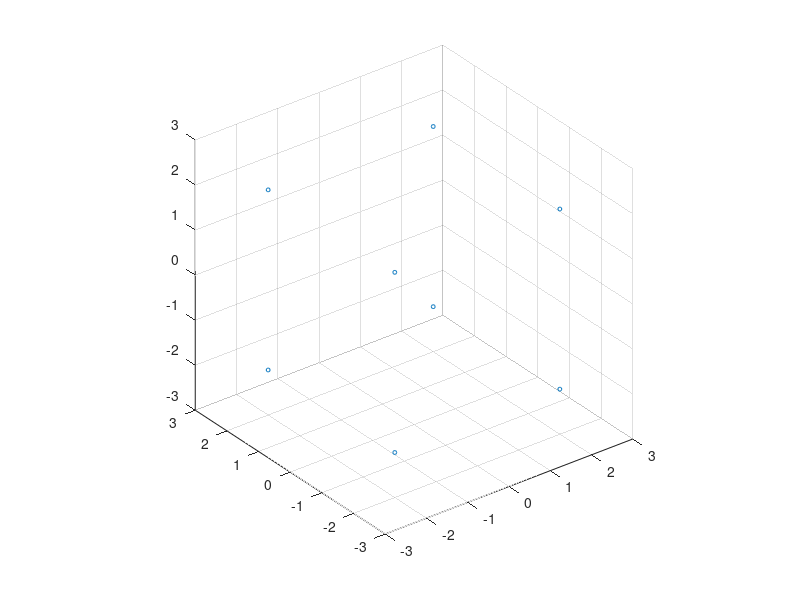
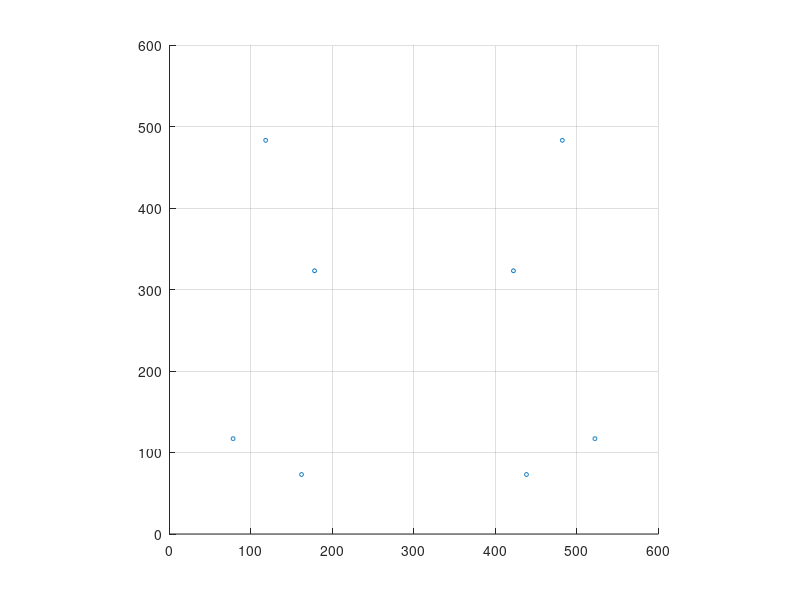

Write the MATLAB code that produced these figures, in order. (Note: this script raises an error after producing the figures.)
%% Part I: Camera Calibration using 3D calibration object

%% Q1: Draw the image points
% real world coordinate
real_coordinate = [2 2 2;
                   -2 2 2;
                   -2 2 -2;
                   2 2 -2;
                   2 -2 2;
                   -2 -2 2;
                   -2 -2 -2;
                   2 -2 -2];
figure("Name", "Real world coordinate")
%f1 = axes
% circle and black
fig1 = scatter3(real_coordinate(:, 1), real_coordinate(:, 2), real_coordinate(:, 3), 8, "black", "o");
axis equal;
axis([-3, 3, -3, 3, -3, 3]);
grid on; 
saveas(fig1, './part1/1/1.jpg');

% pixel positions in the camera image
image_pixel = [422 323; 178 323; 118 483; 482 483;
               438 73; 162 73; 78 117; 522 117];
figure("Name", "Pixel positions in the camera image")
fig2 = scatter(image_pixel(:, 1), image_pixel(:, 2), 8, "black", "o");
axis equal;
axis([0, 600, 0, 600]);
grid on;
saveas(fig2, './part1/1/2.jpg');
clear figure;

%% Q3: Print matrix P
[x, y] = size(real_coordinate);
P = zeros(2 * x, 3 * (y + 1));

for i = 1:x
    % return 2 rows.
    P(2 * i - 1: 2 * i, :) = cal_matrix_P(real_coordinate(i, :), image_pixel(i, :));
end
% print P
% disp("P=");
% disp(P)
P
% P;

%% Q4: Print matrix M
[U,S,V] = svd(P);
% M by transposing the last column of row-order vector V
M = [V(1:4, end) V(5:8, end) V(9:12, end)]'; % vertcat in row order then transpose
% print M
% disp("M=");
% disp(M)
M

%% Q5: Print the Euclidean coordinates of the camera center
[m_U, m_Sigma, m_V_T] = svd(M);
% t is the unit singular vector of M (last col of V of SVD of M)
% center = (x, y, z)_T = (t1, t2, t3) / t4 by set t(4) = 1
t = m_V_T(:, end);
center = t(1: end - 1) / t(end)

%% Q6: Print matrix M'
M_prime = M(:, 1:3) /  M(3, 3)

%% Q7: Print R_x, theta_x, N
cos_theta_x = M_prime(3, 3) / sqrt(M_prime(3, 3)^2 + M_prime(3, 2)^2);
sin_theta_x = -M_prime(3, 2) / sqrt(M_prime(3, 3)^2 + M_prime(3, 2)^2);

% Print R_x
R_x = [1 0 0;
       0 cos_theta_x -sin_theta_x;
       0 sin_theta_x cos_theta_x;]

% Use arcsin and get the radian of theta_x and change to degree
% Print theta_x
theta_x = asin(sin_theta_x) * 180 / pi

% Print N
N = M_prime * R_x

%% Q8: Calculate R_z and theta_z
% n31 is small so no need for R_y rotation
R_y = diag([1, 1, 1]);

% Calculate R_z
cos_theta_z = N(2, 2) / sqrt(N(2, 1)^2 + N(2, 2)^2);
sin_theta_z = -N(2, 1)/sqrt(N(2, 1)^2 + N(2, 2)^2);
R_z = [cos_theta_z -sin_theta_z 0;
       sin_theta_z cos_theta_z 0;
       0 0 1;]
theta_z = asin(sin_theta_z) * 180 / pi

%% Q9: Calculate K by M'/(R_x*R_y)
% R_z is factorized out
K = M_prime / (R_x * R_y);

% Print K
K = K / K(3,3)

%{
    K = [F_x s C_x;
         0 F_y C_y;
         0 C_y 1;]
    Focal length in pixels = F
    Optical center in pixels = C
%}
% Print focal lengths
fcoal_lengths = [K(1, 1), K(2, 2)]

% Pixel coordinates of the image center of the camera
img_center = [K(1, 3), K(2, 3)]
